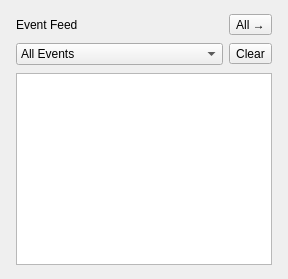
          <widget class="QFrame" name="frame_event_feed">
           <property name="frameShape">
            <enum>QFrame::NoFrame</enum>
           </property>
           <layout class="QVBoxLayout" name="layout_event_feed">
            <property name="spacing">
             <number>8</number>
            </property>
            <property name="leftMargin">
             <number>16</number>
            </property>
            <property name="topMargin">
             <number>14</number>
            </property>
            <property name="rightMargin">
             <number>16</number>
            </property>
            <property name="bottomMargin">
             <number>14</number>
            </property>
            <item>
             <layout class="QHBoxLayout" name="layout_event_header">
              <item>
               <widget class="QLabel" name="lbl_event_feed_title">
                <property name="text">
                 <string>Event Feed</string>
                </property>
               </widget>
              </item>
              <item>
               <spacer>
                <property name="orientation">
                 <enum>Qt::Horizontal</enum>
                </property>
                <property name="sizeHint" stdset="0">
                 <size>
                  <width>20</width>
                  <height>20</height>
                 </size>
                </property>
               </spacer>
              </item>
              <item>
               <widget class="QToolButton" name="btn_open_event_log">
                <property name="text">
                 <string>All →</string>
                </property>
               </widget>
              </item>
             </layout>
            </item>
            <item>
             <layout class="QHBoxLayout" name="layout_event_filter">
              <property name="spacing">
               <number>6</number>
              </property>
              <item>
               <widget class="QComboBox" name="combo_event_filter">
                <item>
                 <property name="text">
                  <string>All Events</string>
                 </property>
                </item>
                <item>
                 <property name="text">
                  <string>Alarms</string>
                 </property>
                </item>
                <item>
                 <property name="text">
                  <string>AI Events</string>
                 </property>
                </item>
                <item>
                 <property name="text">
                  <string>System</string>
                 </property>
                </item>
                <item>
                 <property name="text">
                  <string>Camera</string>
                 </property>
                </item>
               </widget>
              </item>
              <item>
               <widget class="QToolButton" name="btn_clear_event_feed">
                <property name="text">
                 <string>Clear</string>
                </property>
               </widget>
              </item>
             </layout>
            </item>
            <item>
             <widget class="QListWidget" name="list_event_feed">
              <property name="alternatingRowColors">
               <bool>true</bool>
              </property>
              <property name="selectionMode">
               <enum>QAbstractItemView::NoSelection</enum>
              </property>
             </widget>
            </item>
           </layout>
          </widget>
